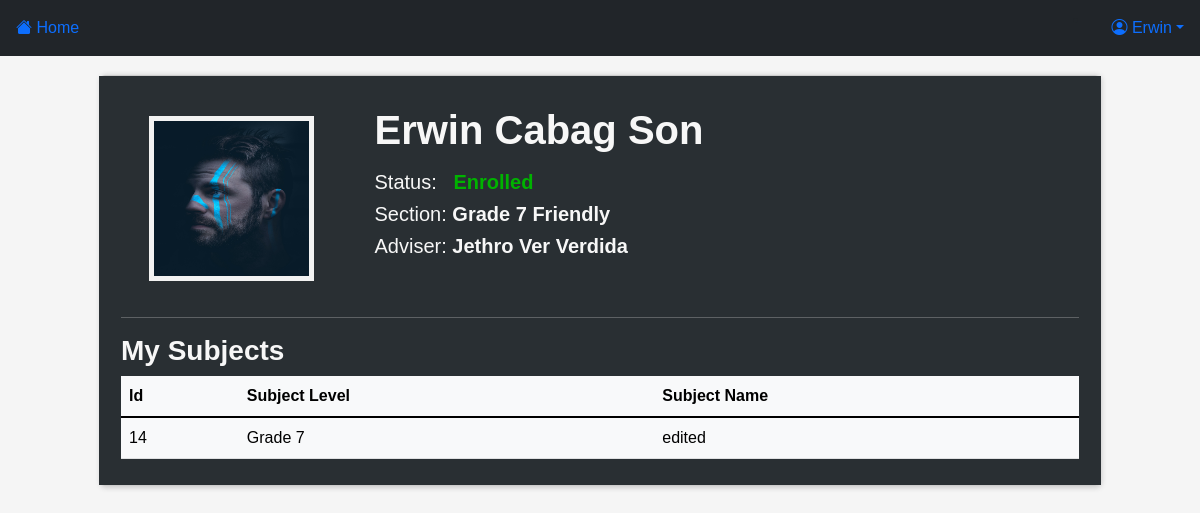
The app's page /student-side/home-enrolled.php (signed in) with its own data.
### tables this page shows
CREATE TABLE IF NOT EXISTS `registered_students` (
`stud_Id` int(11) NOT NULL,
  `stud_type` varchar(255) NOT NULL,
  `lrn` int(255) NOT NULL,
  `student_firstname` varchar(255) NOT NULL,
  `student_middlename` varchar(255) NOT NULL,
  `student_lastname` varchar(255) NOT NULL,
  `student_extname` varchar(255) NOT NULL,
  `gender` varchar(255) NOT NULL,
  `date_of_birth` date NOT NULL,
  `age` varchar(255) NOT NULL,
  `contact_num` varchar(255) NOT NULL,
  `email` varchar(255) NOT NULL,
  `password` varchar(255) NOT NULL,
  `address` varchar(255) NOT NULL,
  `zipcode` varchar(255) NOT NULL,
  `fathers_name` varchar(255) NOT NULL,
  `mothers_name` varchar(255) NOT NULL,
  `parents_contact` varchar(255) NOT NULL,
  `last_grade_level` varchar(255) NOT NULL,
  `last_school_year` varchar(255) NOT NULL,
  `last_school_name` varchar(255) NOT NULL,
  `year_level_to_enroll` varchar(255) NOT NULL,
  `school_to_enroll` varchar(255) NOT NULL,
  `schooladd_to_enroll` varchar(255) NOT NULL,
  `semester` varchar(255) NOT NULL,
  `track` varchar(255) NOT NULL,
  `strand` varchar(255) NOT NULL,
  `image` varchar(255) NOT NULL,
  `status` varchar(255) NOT NULL DEFAULT 'Pending',
  `date_registered` varchar(255) NOT NULL
);

CREATE TABLE IF NOT EXISTS `enrollment` (
`enrollment_id` int(11) NOT NULL,
  `school_year_id` varchar(30) NOT NULL,
  `student_id` int(30) NOT NULL,
  `level_section_id` int(30) NOT NULL,
  `faculty_id` int(30) NOT NULL,
  `date` varchar(255) NOT NULL
);

CREATE TABLE IF NOT EXISTS `level_section` (
`lev_sec_Id` int(11) NOT NULL,
  `level` varchar(255) NOT NULL,
  `section` varchar(255) NOT NULL
);

CREATE TABLE IF NOT EXISTS `faculty` (
`fac_Id` int(11) NOT NULL,
  `firstname` varchar(255) NOT NULL,
  `middlename` varchar(255) NOT NULL,
  `lastname` varchar(255) NOT NULL,
  `date_of_birth` date NOT NULL,
  `age` varchar(255) NOT NULL,
  `gender` varchar(255) NOT NULL,
  `address` varchar(255) NOT NULL,
  `contact` varchar(255) NOT NULL,
  `email` varchar(255) NOT NULL,
  `level_section_id` int(30) NOT NULL,
  `username` varchar(255) NOT NULL,
  `password` varchar(255) NOT NULL,
  `token` varchar(255) NOT NULL,
  `usertype` varchar(255) NOT NULL DEFAULT 'Faculty',
  `image` varchar(255) NOT NULL
);

CREATE TABLE IF NOT EXISTS `subject` (
`sub_Id` int(11) NOT NULL,
  `subject_level` varchar(255) NOT NULL,
  `subject_name` varchar(255) NOT NULL,
  `strand` varchar(255) NOT NULL
);

### student-side/home-enrolled.php (the view, shortened to what this page needs)
<!DOCTYPE html>
<?php include 'header.php'; ?>
<?php
	$pending = mysqli_query($conn, "SELECT enrollment.*, level_section.*, faculty.*, registered_students.*  FROM enrollment, registered_students, level_section, faculty WHERE enrollment.student_id=registered_students.stud_Id AND enrollment.level_section_id=level_section.lev_sec_Id AND enrollment.faculty_id=faculty.fac_Id AND registered_students.stud_Id='$id' ");
	while($row = mysqli_fetch_array($pending)) {
	$subject_equal_to_level = $row['year_level_to_enroll'];
?>
<div class="content">
	<div class="jumbotron">
		<div class="row">
		  	<div class="col-md-3 img-container">
				<img src="../images-students/<?php  echo $row['image'];?>" alt="image" class="img-responsive">
			</div>
			<div class="col-md-9 name-status-section">
				<h1><b><?php echo $row['student_firstname'];?> <?php echo $row['student_middlename'];?> <?php echo $row['student_lastname'];?> <?php echo $row['student_extname'];?></b></h1>
				<h5 class="mt-3" id="status">Status: <b><span>&nbsp;&nbsp;<?php echo $row['status'];?></span></b></h5>
				<h5>Section: <b><?php echo $row['year_level_to_enroll'];?>  <?php echo $row['section'];?></b></h5>
				<h5 id="adviser">Adviser: <b><?php echo $row['firstname'];?>  <?php echo $row['middlename'];?>  <?php echo $row['lastname'];?></b></h5>
			</div>
		  	<div class="col-12 col-sm-12 col-md-12 col-lg-12 table-container">
		  		<hr>
		  		<h3><b>My Subjects</b></h3>
		  		<div class="table-responsive">
				<table class="table table-light">
				  <thead>
				    <tr>
				      <th scope="col">Id</th>
				      <th scope="col">Subject Level</th>
				      <th scope="col">Subject Name</th>
				    </tr>
				  </thead>
				  <tbody>
				  	  <?php
			            $subject ="SELECT * FROM subject WHERE subject_level = '$subject_equal_to_level' ORDER BY subject_name";
			            $subject_read = mysqli_query($conn,$subject);
			            while($subject_row = mysqli_fetch_array($subject_read)) {
			          ?>
				    <tr>
				      <td scope="row"><?php echo $subject_row["sub_Id"];?></td>
				      <td scope="row"><?php echo $subject_row["subject_level"];?></td>
				      <td><?php echo $subject_row["subject_name"];?></td>
				    </tr>
					<?php } ?>
				  </tbody>
				</table>
			</div>
		</div>
	</div>
</div>
<?php } ?>

### student-side/header.php (shortened to what this page needs)
<!DOCTYPE html>
<?php
    include '../config.php';
    if(isset($_SESSION['student_firstname']) && isset($_SESSION['student_lastname']) && isset($_SESSION['student_id'])) {
    $id = $_SESSION['student_id'];
?>
<html>
<head>
    <link rel="stylesheet" href="../css/bootstrap.min.css">
    <link rel="stylesheet" href="https://cdn.jsdelivr.net/npm/bootstrap-icons@1.7.2/font/bootstrap-icons.css">
</head>
<body>
<?php
    $query ="SELECT * FROM registered_students WHERE stud_Id ='$id' ";
    $sql = mysqli_query($conn,$query);
    while($row = mysqli_fetch_array($sql)) {
?>
<nav class="navbar fixed-top navbar-dark bg-dark">
      <?php if($row['status'] == 'Pending'): ?>
      <a href="home-pending.php" class="nav-link "><i class="bi bi-house-fill"></i> Home</a>
      <?php else: ?>
      <a href="home-enrolled.php" class="nav-link "><i class="bi bi-house-fill"></i> Home</a>
      <?php endif; ?>
      <li class="nav-item dropdown">
        <a class="nav-link dropdown-toggle" href="#" role="button" data-bs-toggle="dropdown"><i class="bi bi-person-circle"></i> <?php echo $row['student_firstname']; ?></a>
      </li>
</nav>
<?php
    }
?>
</body>
</html>
<?php
    } else {
     header('Location: ../index.php');
    }
?>

### student-side/header.php (style rules this page uses)
* { font-family: Arial, Helvetica, sans-serif; }
body { margin: 0; font-family: Arial, Helvetica, sans-serif; overflow: auto; position: relative; overflow-x: auto; background-color: #F5F5F5; box-sizing: border-box; }
.navbar a { float: right; }

### student-side/home-enrolled.php (style rules this page uses)
.content { padding:50px; margin-top: 25px; max-width: 1100px; display: block; margin-left: auto; margin-right: auto; }
.jumbotron { border-radius: 5px; padding: 0 10px; box-shadow: 1px 1px 5px 1px #ccc; border: 1px solid #ccc; background-color: #fff; }
.jumbotron .row { padding: 10px; color: #F7F7F7; background-color: #292F33; }
.jumbotron .row .img-container { padding: 20px; }
.jumbotron .row .img-container img { margin-top: 10px; border: 5px solid #f2f2f2; height: 165px; width: 165px; display: block; margin-right: auto; margin-left: auto; }
.jumbotron .row .name-status-section { background-color: #292F33; padding: 20px; }
.jumbotron .row .name-status-section h5 span { color: #00b300; }

### records on screen
registered_students: shows "Home", student_firstname "Erwin"
enrollment: registered_students.image (picture), registered_students.student_firstname "Erwin", registered_students.student_middlename "Cabag", registered_students.student_lastname "Son", registered_students.status "Enrolled", registered_students.year_level_to_enroll "Grade 7", level_section.section "Friendly", faculty.firstname "Jethro", faculty.middlename "Ver", faculty.lastname "Verdida"
subject: sub_Id "14", subject_level "Grade 7", subject_name "edited"
